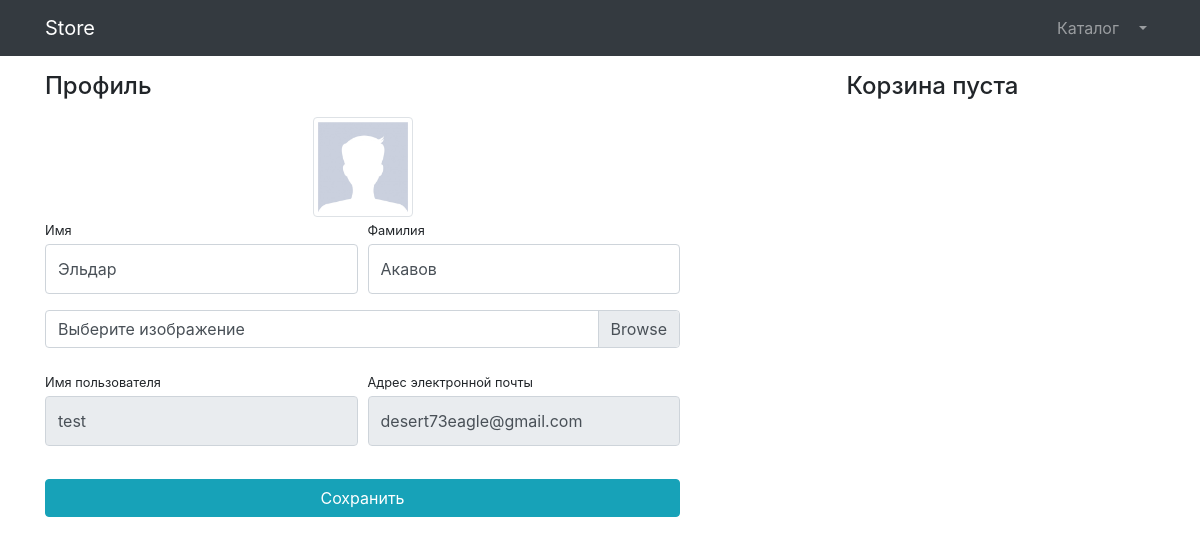
The app's page /users/profile/4/ (signed in) with its own data.
### users/models.py (models this page shows)
class User(AbstractUser):
    image = models.ImageField(upload_to='users_images', null=True, blank=True)
    is_verified_email = models.BooleanField(default=False)

### users/views.py (the view, shortened to what this page needs)
# urls.py: path('profile/<int:pk>/', login_required(UserProfileView.as_view()), name='profile'),
class UserProfileView(TitleMixin, UpdateView):
    model = User
    form_class = UserProfileForm
    template_name = 'users/profile.html'
    title = 'Store - Профиль'
    def get_context_data(self, **kwargs):
        context = super(UserProfileView, self).get_context_data()
        context['baskets'] = Basket.objects.filter(user=self.object)
        return context

### users/forms.py
class UserProfileForm(UserChangeForm):
    first_name = forms.CharField(widget=forms.TextInput(attrs={
        'class': 'form-control py-4'}))
    last_name = forms.CharField(widget=forms.TextInput(attrs={
        'class': 'form-control py-4'}))
    username = forms.CharField(widget=forms.TextInput(attrs={
        'class': 'form-control py-4', 'readonly': True}))
    email = forms.CharField(widget=forms.EmailInput(attrs={
        'class': 'form-control py-4', 'readonly': True}))
    image = forms.ImageField(widget=forms.FileInput(attrs={'class': 'custom-file-input py-4'}), required=False)
    class Meta:
        model = User
        fields = ('first_name', 'last_name', 'image', 'username', 'email')

### common/views.py (called while the page is built)
    def get_context_data(self, **kwargs):
        context = super(TitleMixin, self).get_context_data(**kwargs)
        context['title'] = self.title
        return context

### users/templates/users/profile.html (shortened to what this page needs)
{% extends 'products/base.html' %}
{% load static %}
{% block css %}
<link href="{% static 'vendor/css/profile.css' %}" rel="stylesheet">
{% endblock %}
{% block content %}
<div class="container">
    <div class="row">
        <div class="col-lg-7">
            <h4 class="mt-3 mb-3">Профиль</h4>
            <div class="col-lg-12 text-center">
                <img width="100" height="100"
                     src="{% if user.image %} {{ user.image.url }}{% else %} {% static 'vendor/img/users/default_avatar.jpg' %} {% endif %}"
                     class="img-thumbnail">
            </div>
            <form action="{% url 'users:profile' user.id %}" method="post" enctype="multipart/form-data">
                <div class="form-row">
                    <div class="col-lg-6">
                        <div class="form-group">
                            <label class="small mb-1" for="{{ form.first_name.id_for_label }}">Имя</label>
                            {{ form.first_name }}
                        </div>
                    </div>
                    <div class="col-lg-6">
                        <div class="form-group">
                            <label class="small mb-1" for="{{ form.last_name.id_for_label }}">Фамилия</label>
                            {{ form.last_name }}
                        </div>
                    </div>
                </div>
                <div class="form-row mb-2">
                    <div class="col-lg-12">
                        <div class="custom-file">
                            <label class="custom-file-label" for="{{ form.image.id_for_label }}">Выберите изображение</label>
                        </div>
                    </div>
                </div>
                <div class="form-row">
                    <div class="col-lg-6">
                        <label class="small mb-1" for="{{ form.username.id_for_label }}">Имя пользователя</label>
                        {{ form.username }}
                    </div>
                    <div class="col-lg-6">
                        <label class="small mb-1" for="{{ form.email.id_for_label }}">Адрес электронной
                            почты</label>
                        {{ form.email }}
                    </div>
                </div>
                <div class="form-row">
                    <div class="col-lg-12" style="margin-top: 33px;">
                        <input class="btn btn-info btn-block" type="submit" value="Сохранить">
                    </div>
                </div>
            </form>
        </div>
        <div class="col-lg-5">
            {% include 'products/baskets.html' %}
        </div>
    </div>
</div>
{% endblock %}

### records on screen
User: first_name "Эльдар", last_name "Акавов", username "test", email "desert73eagle@gmail.com"
